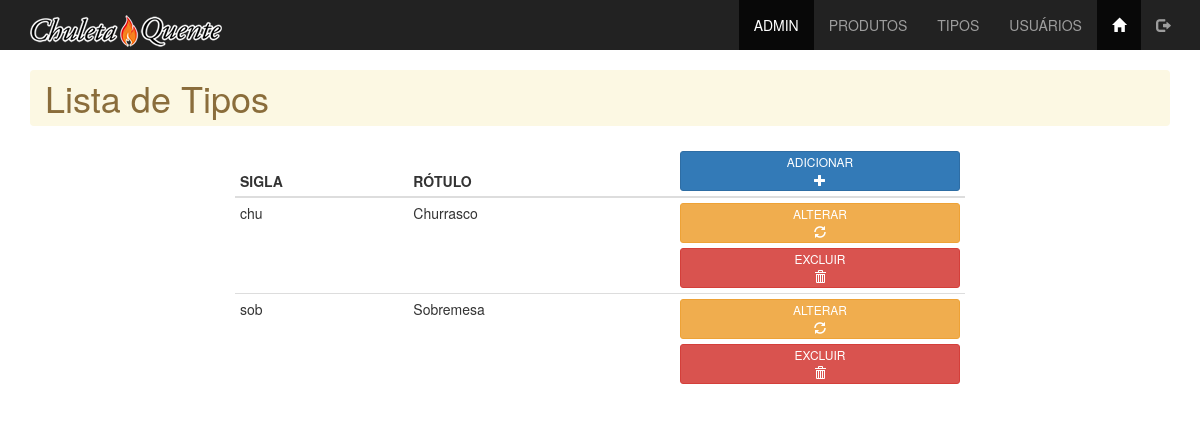
/admin/tipos_lista.php, run on the app's committed database.
### tables this page shows
CREATE TABLE `tbtipos` (
  `id_tipo` int(11) NOT NULL,
  `sigla_tipo` varchar(3) NOT NULL,
  `rotulo_tipo` varchar(15) NOT NULL
);

### admin/tipos_lista.php (the view, shortened to what this page needs)
<?php
include("../Connections/conn_produtos.php");
$consulta   = "SELECT * FROM tbtipos ORDER BY rotulo_tipo ASC";
$lista      = $conn_produtos->query($consulta);
$row        = $lista->fetch_assoc();
?>
<!doctype html>
<html lang="pt-br">
<head>
<link rel="stylesheet" href="../css/bootstrap.min.css" type="text/css">
<link rel="stylesheet" href="../css/meu_estilo.css" type="text/css">
</head>
<body class="fundofixo">
<?php include "menu_adm.php" ?>
<main class="container">
    <h1 class="breadcrumb alert-warning">Lista de Tipos</h1>
    <div class="col-xs-12 col-sm-offset-2 col-sm-8 col-md-offset-2 col-md-8">
    <table class="table table-hover table-condensed tbopacidade">
       <thead>
           <tr>
               <th>SIGLA</th>
               <th>RÓTULO</th>
               <th>
                   <a href="tipos_insere.php" target="_self" class="btn btn-block btn-primary btn-xs">
                      <span class="hidden-xs">ADICIONAR <br></span>
                      <span class="glyphicon glyphicon-plus" aria-hidden="true"></span>
                  </a>
               </th>
           </tr>
       </thead>
       <tbody>
          <?php do { ?>
           <tr>
               <td><?php echo $row['sigla_tipo']; ?></td>
               <td><?php echo $row['rotulo_tipo'] ?></td>
               <td>
                  <a href="tipos_atualiza.php?id_tipo=<?php echo $row['id_tipo']; ?>" class="btn btn-warning btn-block btn-xs" role="button">
                      <span class="hidden-xs">ALTERAR<br></span>
                      <span class="glyphicon glyphicon-refresh" aria-hidden="true"></span>
                  </a>
                   <button data-nome="<?php echo $row['rotulo_tipo']; ?>" data-id="<?php echo $row['id_tipo']; ?>" class="delete btn btn-danger btn-block btn-xs">
                       <span class="hidden-xs">EXCLUIR<br></span>
                       <span class="glyphicon glyphicon-trash" aria-hidden="true"></span>
                   </button>
               </td>
           </tr>
           <?php } while ($row = $lista->fetch_assoc()); ?>
       </tbody>
    </table>
    </div>
</main>
</body>
</html>

### css/meu_estilo.css (style rules this page uses)
.fundofixo { background: url(../imagens/bg_fogo.jpg) no-repeat fixed; -webkit-background-size: cover; background-size: cover; }
.tbopacidade { background-color: rgba(255,255,255,0.6); }

### data on the page
tbtipos: sigla_tipo "chu", rotulo_tipo "Churrasco"
tbtipos: sigla_tipo "sob", rotulo_tipo "Sobremesa"
